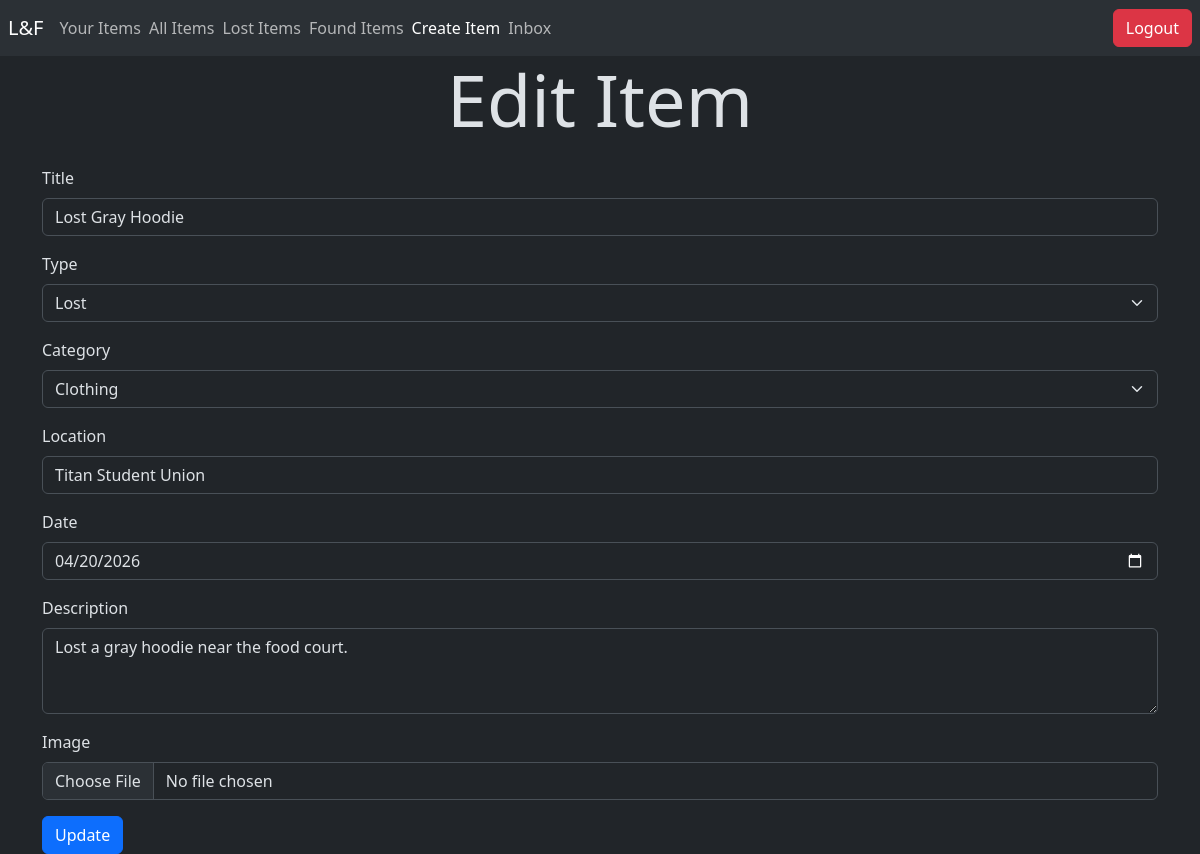
/edit_item.php?item_id=11 (signed in), run on the app's committed database.
### tables this page shows
CREATE TABLE ITEM (
    Item_id INT AUTO_INCREMENT,
    Inserted_at TIMESTAMP NOT NULL,
    Location VARCHAR(50) NOT NULL,
    Description VARCHAR(250) NOT NULL,
    Title VARCHAR(50) NOT NULL, 
    Type VARCHAR(20) NOT NULL,
    Category VARCHAR(20) NOT NULL,
    Status VARCHAR(20) NOT NULL,
    Date DATE NOT NULL,
    Img VARCHAR(225) NOT NULL,
    User_id INT NOT NULL,

    PRIMARY KEY (Item_id),
    FOREIGN KEY (User_id) REFERENCES USER (User_id)
);

### edit_item.php (the view, shortened to what this page needs)
<?php
include("connect.php");
$user_email = $_SESSION["Email"];
$item_id = $_GET['item_id'];
$sql_fetch_item = "select * from item where Item_id=$item_id;";
$item_row = $conn->query($sql_fetch_item);
$item = $item_row->fetch_assoc();
$sql_fetch_notifications = "select count(*) from notification where Recipient_email = '$user_email';";
$notifications = $conn->query($sql_fetch_notifications);
$row = $notifications->fetch_assoc();
$count = $row['count(*)'];
?>
<!doctype html>
<html lang="en" class="h-100" data-bs-theme="dark">
<head>
    <link href="https://cdn.jsdelivr.net/npm/bootstrap@5.3.8/dist/css/bootstrap.min.css" rel="stylesheet">
</head>
<body>
    <nav class="navbar bg-body-tertiary">
        <a class="navbar-brand ms-2" href="#">L&F</a>
        <ul class="navbar-nav me-auto flex-row d-flex">
            <li class="nav-item me-2">
                <a class="nav-link" href="user_items.php">Your Items</a>
            </li>
            <li class='nav-item me-2'>
                <a class='nav-link' href='view_items.php'>All Items</a>
            </li>
            <li class="nav-item me-2">
                <a class="nav-link" href="lost_items.php">Lost Items</a>
            </li>
            <li class="nav-item me-2">
                <a class="nav-link" href="found_items.php">Found Items</a>
            </li>
            <li class="nav-item me-2">
                <a class="nav-link active" href="item_submission.php">Create Item</a>
            </li>
            <?php
            if ($count > 0) {
                echo ("
                <li class='nav-item me-2'>
                    <a class='nav-link' href='view_conversations.php'>Inbox*</a>
                </li>
                ");
            } else {
                echo ("
                <li class='nav-item me-2'>
                    <a class='nav-link' href='view_conversations.php'>Inbox</a>
                </li>
                ");
            } ?>
        </ul>
        <a href="logout.php">
            <button class="btn btn-danger me-2" type="button">Logout</button>
        </a>
    </nav>
    <h1 class="display-2 text-center mb-4">Edit Item</h1>
    <div class="container">
        <form method="post" action="./update_item.php?item_id=<?php echo $item_id; ?>" enctype="multipart/form-data">
            <div class="mb-3">
                <label for="title" class="form-label">Title</label>
                <input type="text" class="form-control" id="title" name="title" value="<?php echo $item['Title']; ?>" required>
            </div>
            <div class="mb-3">
                <label for="type" class="form-label">Type</label>
                <select class="form-select" id="type" name="type" ?>" required>
                    <?php
                    if ($item['Type'] == 'Lost') {
                        echo ("
                        <option value='Lost' selected>Lost</option>
                        <option value='Found'>Found</option>
                        ");
                    } else {
                        echo ("
                        <option value='Lost'>Lost</option>
                        <option value='Found' selected>Found</option>
                        ");
                    }
                    ?>
                </select>
            </div>
            <div class="mb-3">
                <label for="category" class="form-label">Category</label>
                <select class="form-select" id="category" name="category" value="<?php echo $item['Category']; ?>" required>
                    <?php
                    if ($item['Category'] == 'Electronics') {
                        echo ("
                        <option value='Electronics' selected>Electronics</option>
                        <option value='Clothing'>Clothing</option>
                        <option value='Jewelry'>Jewelry</option>
                        <option value='Books'>Books</option>
                        <option value='Bags'>Bags</option>
                        <option value='Wallets'>Wallets</option>
                        <option value='Other'>Other</option>
                        ");
                    } else if ($item['Category'] == 'Clothing') {
                        echo ("
                        <option value='Electronics'>Electronics</option>
                        <option value='Clothing' selected>Clothing</option>
                        <option value='Jewelry'>Jewelry</option>
                        <option value='Books'>Books</option>
                        <option value='Bags'>Bags</option>
                        <option value='Wallets'>Wallets</option>
                        <option value='Other'>Other</option>
                        ");
                    } else if ($item['Category'] == 'Jewelry') {
                        echo ("
                        <option value='Electronics'>Electronics</option>
                        <option value='Clothing'>Clothing</option>
                        <option value='Jewelry' selected>Jewelry</option>
                        <option value='Books'>Books</option>
                        <option value='Bags'>Bags</option>
                        <option value='Wallets'>Wallets</option>
                        <option value='Other'>Other</option>
                        ");
                    } else if ($item['Category'] == 'Books') {
                        echo ("
                        <option value='Electronics'>Electronics</option>
                        <option value='Clothing'>Clothing</option>
                        <option value='Jewelry'>Jewelry</option>
                        <option value='Books' selected>Books</option>
                        <option value='Bags'>Bags</option>
                        <option value='Wallets'>Wallets</option>
                        <option value='Other'>Other</option>
                        ");
                    } else if ($item['Category'] == 'Bags') {
                        echo ("
                        <option value='Electronics'>Electronics</option>
                        <option value='Clothing'>Clothing</option>
                        <option value='Jewelry'>Jewelry</option>
                        <option value='Books'>Books</option>
                        <option value='Bags' selected>Bags</option>
                        <option value='Wallets'>Wallets</option>
                        <option value='Other'>Other</option>
                        ");
                    } else if ($item['Category'] == 'Wallets') {
                        echo ("
                        <option value='Electronics'>Electronics</option>
                        <option value='Clothing'>Clothing</option>
                        <option value='Jewelry'>Jewelry</option>
                        <option value='Books'>Books</option>
                        <option value='Bags'>Bags</option>
                        <option value='Wallets' selected>Wallets</option>
                        <option value='Other'>Other</option>
                        ");
                    }
                    ?>
                </select>
            </div>
            <div class="mb-3">
                <label for="location" class="form-label">Location</label>
                <input type="text" class="form-control" id="location" name="location" value="<?php echo $item['Location']; ?>" required>
            </div>
            <div class="mb-3">
                <label for="date" class="form-label">Date</label>
                <input type="date" class="form-control" id="date" name="date" value="<?php echo $item['Date']; ?>" required>
            </div>
            <div class="mb-3">
                <label for="description" class="form-label">Description</label>
                <textarea class="form-control" id="description" name="description" rows="3" required><?php echo $item['Description']; ?></textarea>
            </div>
            <div class="mb-3">
                <label for="image" class="form-label">Image</label>
                <input type="file" class="form-control" id="image" name="image">
            </div>
            <button type="submit" class="btn btn-primary">Update</button>
        </form>
    </div>
</body>
</html>

### data on the page
item: title "Lost Gray Hoodie", type "Lost", category "Clothing", location "Titan Student Union", date "04/20/2026", description "Lost a gray hoodie near the food court."
